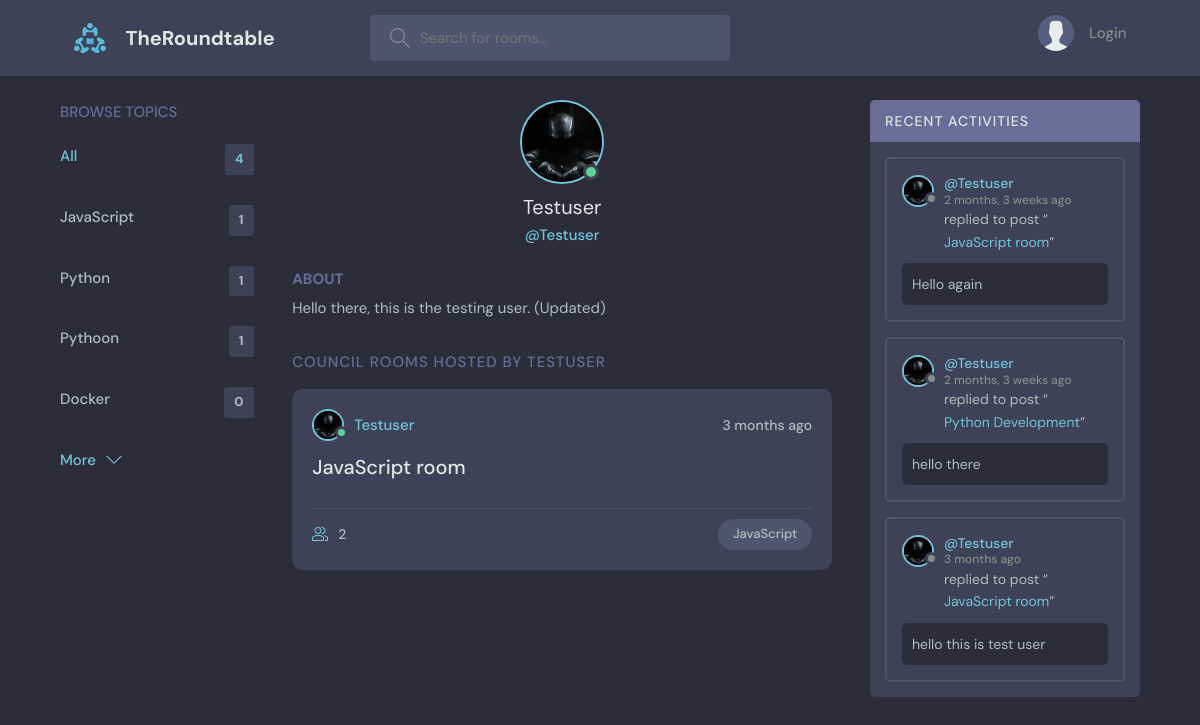
Page /profile/1/ on the committed database.
### base/models.py (models this page shows, shortened)
class Topic(models.Model):
    name = models.CharField(max_length=200)

class User(AbstractUser):
    name = models.CharField(max_length=200, null=True)
    email = models.EmailField(unique=True, null=True)
    bio = models.TextField(null=True)
    avatar = models.ImageField(null=True, default='avatar.svg')
    USERNAME_FIELD = 'email'
    REQUIRED_FIELDS = []

class Room(models.Model):
    host = models.ForeignKey(User, on_delete=models.SET_NULL, null=True)
    topic = models.ForeignKey(Topic, on_delete=models.SET_NULL, null=True)
    name = models.CharField(max_length=200)
    description = models.TextField(null=True, blank=True)
    participants = models.ManyToManyField(User, related_name='participants', blank=True)
    updated = models.DateTimeField(auto_now=True)
    created = models.DateTimeField(auto_now_add=True)
    class Meta:
        ordering = ['-updated', '-created']
    def __str__(self):
        return self.name

class Message(models.Model):
    user = models.ForeignKey(User, on_delete=models.CASCADE)
    room = models.ForeignKey(Room, on_delete=models.CASCADE)
    body = models.TextField()
    updated = models.DateTimeField(auto_now=True)
    created = models.DateTimeField(auto_now_add=True)
    class Meta:
        ordering = ['-updated', '-created']

### base/views.py (the view)
# urls.py: path('profile/<str:pk>/', views.userProfile, name="user-profile"),
def userProfile(request, pk):
    user = User.objects.get(id=pk)
    rooms = user.room_set.all()
    room_messages = user.message_set.all()
    topics = Topic.objects.all()
    context = {'user': user, 'rooms': rooms, 'room_messages': room_messages, 'topics': topics}
    return render(request, 'base/profile.html', context)

### base/templates/base/profile.html (shortened to what this page needs)
{% extends 'main.html' %}
{% block content %}
  <main class="profile-page layout layout--3">
    <div class="container">
      {% include 'base/topics_component.html'%}
      <div class="roomList">
        <div class="profile">
          <div class="profile__avatar">
            <div class="avatar avatar--large active">
              <img src="{{user.avatar.url}}" />
            </div>
          </div>
          <div class="profile__info">
            <h3>{{user.username}}</h3>
            <p>@{{user.username}}</p>
          </div>
          <div class="profile__about">
            <h3>About</h3>
            <p>
              {{user.bio}}
            </p>
          </div>
        </div>
        <div class="roomList__header">
          <div>
            <h2>Council Rooms Hosted by {{user.username}}</a>
            </h2>
          </div>
        </div>
        {% include 'base/feed_component.html'%}
      </div>
      {% include 'base/activity_component.html'%}
    </div>
  </main>
{% endblock content %}

### templates/main.html (shortened to what this page needs)
<!DOCTYPE html>
{% load static %}
<html lang="en">
  <head>
    <link rel="stylesheet" href= "{% static 'styles/style.css' %}" />
  </head>
  <body>
    {% include 'navbar.html' %}
    {% block content %}
    {% endblock %}
  </body>
</html>

### templates/navbar.html (shortened to what this page needs)
{% load static %}
<header class="header header--loggedIn">
      <div class="container">
        <a href="{% url 'home' %}" class="header__logo">
          <img src="{% static 'images/logo.svg' %}" />
          <h1>TheRoundtable</h1>
        </a>
        <form class="header__search" method="GET" action="{% url 'home' %}">
          <label>
            <input placeholder="Search for rooms..." name="q" />
          </label>
        </form>
        <nav class="header__menu">
          {% if request.user.is_authenticated %}
          <div class="header__user">
            <a href="{% url 'user-profile' request.user.id %}">
              <div class="avatar avatar--medium active">
                <img src="{{request.user.avatar.url}}" />
              </div>
              <p>{{ request.user.username|capfirst}}<span>{{ request.user.username}}</span></p>
            </a>
            <button class="dropdown-button">
              <svg version="1.1" xmlns="http://www.w3.org/2000/svg" width="32" height="32" viewBox="0 0 32 32">
                <title>chevron-down</title>
                <path d="M16 21l-13-13h-3l16 16 16-16h-3l-13 13z"></path>
              </svg>
            </button>
          </div>
          {% else %}
          <a href="{% url 'login' %}">
            <img src="{% static 'images/avatar.svg' %}" />
            <p>Login</p>
          </a>
          {% endif %}
        </nav>
      </div>
    </header>

### base/templates/base/topics_component.html
<div class="topics">
          <div class="topics__header">
            <h2>Browse Topics</h2>
          </div>
          <ul class="topics__list">
            <li>
              <a href="{% url 'home' %}" class="active">All <span>{{topics.count}}</span></a>
            </li>
              {% for topic in topics %}
            <li>
              <a href="{% url 'home' %}?q={{ topic.name }}">{{ topic.name }}<span>{{topic.room_set.all.count}}</span></a>
            </li>
              {% endfor %}
          </ul>
          <a class="btn btn--link" href="{% url 'topics' %}">
            More
            <svg version="1.1" xmlns="http://www.w3.org/2000/svg" width="32" height="32" viewBox="0 0 32 32">
              <title>chevron-down</title>
              <path d="M16 21l-13-13h-3l16 16 16-16h-3l-13 13z"></path>
            </svg>
          </a>
        </div>

### base/templates/base/feed_component.html (shortened to what this page needs)
{% for room in rooms %}
    <div class="roomListRoom">
            <div class="roomListRoom__header">
              <a href="{% url 'user-profile' room.host.id %}" class="roomListRoom__author">
                <div class="avatar avatar--small active">
                  <img src="{{room.host.avatar.url}}" />
                </div>
                <span>{{room.host.username}}</span>
              </a>
              <div class="roomListRoom__actions">
                <span>{{ room.created|timesince}} ago</span>
              </div>
            </div>
            <div class="roomListRoom__content">
              <a href="{% url 'room' room.id %}">{{room.name}}</a>
            </div>
            <div class="roomListRoom__meta">
              <a href="{% url 'room' room.id %}" class="roomListRoom__joined">
                {{room.participants.all.count}}
              </a>
              <p class="roomListRoom__topic">{{room.topic.name}}</p>
            </div>
          </div>
{% endfor %}

### base/templates/base/activity_component.html (shortened to what this page needs)
<div class="activities">
          <div class="activities__header">
            <h2>Recent Activities</h2>
          </div>
    {% for room_message in room_messages %}
          <div class="activities__box">
            <div class="activities__boxHeader roomListRoom__header">
              <a href="{% url 'user-profile' room_message.user.id %}" class="roomListRoom__author">
                <div class="avatar avatar--small">
                  <img src="{{room_message.user.avatar.url}}" />
                </div>
                <p>
                  @{{ room_message.user.username }}
                  <span>{{ room_message.created|timesince }} ago</span>
                </p>
              </a>
            </div>
            <div class="activities__boxContent">
              <p>replied to post “<a href="{% url 'room' room_message.room.id %}">{{room_message.room}}</a>”</p>
              <div class="activities__boxRoomContent">
                {{ room_message.body }}
              </div>
            </div>
          </div>
    {% endfor %}
        </div>

### rows in the picture
Topic: name "JavaScript", room_set.all.count "1"
Topic: name "Python", room_set.all.count "1"
Topic: name "Pythoon", room_set.all.count "1"
Topic: name "Docker", room_set.all.count "0"
User: avatar (picture), username "Testuser", bio "Hello there, this is the testing user. (Updated)", username "TESTUSER"
Room: host.avatar (picture), host.username "Testuser", created "3 months", name "JavaScript room", participants.all.count "2", topic.name "JavaScript"
Message: user.avatar (picture), user.username "Testuser", created "2 months, 3 weeks", room "JavaScript room", body "Hello again"
Message: user.avatar (picture), user.username "Testuser", created "2 months, 3 weeks", room "Python Development", body "hello there"
Message: user.avatar (picture), user.username "Testuser", created "3 months", room "JavaScript room", body "hello this is test user"

### other values in the picture
{{ topics.count }} "4"
